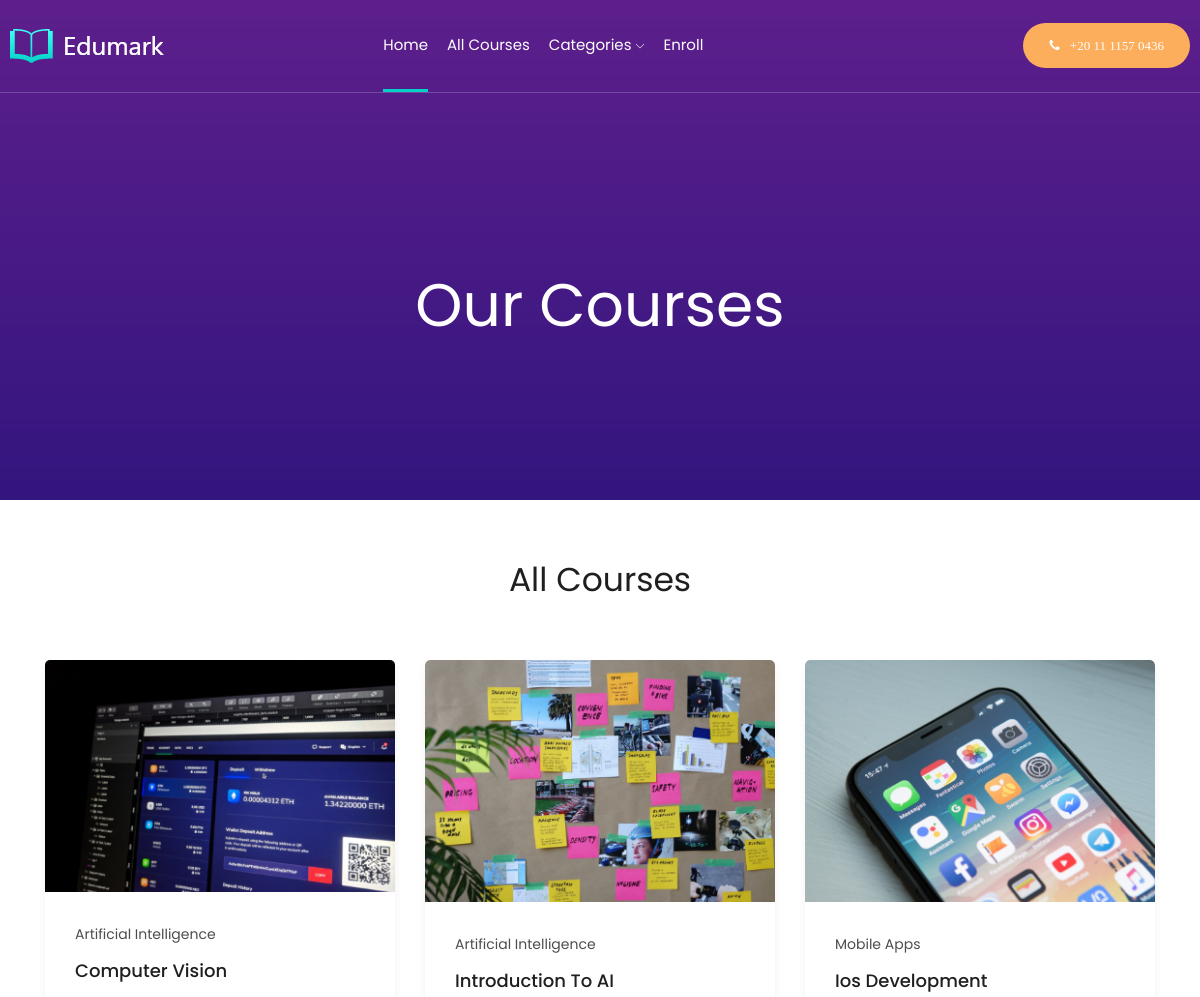
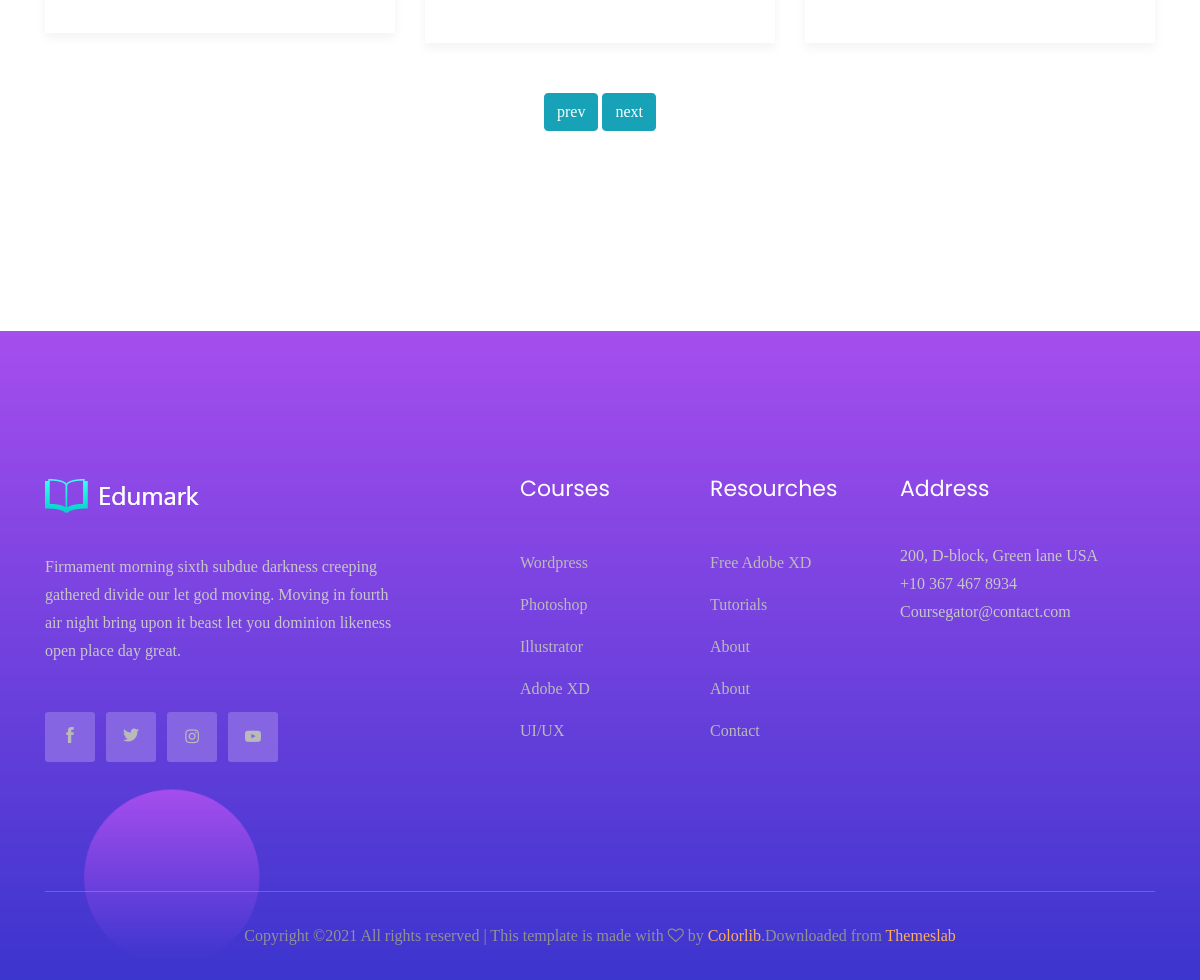
Page /all-courses.php on the committed database (2 pictures, top to bottom).
### tables this page shows
CREATE TABLE `courses`(
    `id` INT UNSIGNED NOT NULL AUTO_INCREMENT,
    `name` VARCHAR(255) NOT NULL,
    `desc` TEXT NOT NULL,
    `img` VARCHAR(50) NOT NULL,
    `cat_id` INT UNSIGNED NOT NULL,
    `created_at` DATETIME NOT NULL DEFAULT NOW(),
    PRIMARY KEY(id),
    FOREIGN KEY(cat_id) REFERENCES cats(id)
);

CREATE TABLE `cats`(
    `id` INT UNSIGNED NOT NULL AUTO_INCREMENT ,
    `name` VARCHAR(255),
    `created_at` DATETIME NOT NULL DEFAULT NOW(),
    PRIMARY KEY(id)
);

### global.php (called while the page is built, shortened)
<?php
require_once("functions.php");
$root = __DIR__;
$url = "http://localhost/coursegator/";
require_once("$root/classes/Request.php");
$request = new Request;
?>

### classes/Request.php (called while the page is built, shortened)
<?php
class Request
{
    public function getHas($key)
    {
        return isset($_GET[$key]);
    }
}

### functions.php (called while the page is built, shortened)
<?php
function selectOne($conn , $fields , $table , $others = null)
{
    $sql = "SELECT $fields FROM $table";
    $sql .= " LIMIT 1";
    $result = mysqli_query($conn, $sql);
    if (mysqli_num_rows($result) == 1) {
        $row = mysqli_fetch_assoc($result);
    } else {
        $row = [];
    }
    return $row;
}
function selectJoin($conn , $fields , $tables , $on , $others = null)
{
    $sql = "SELECT $fields FROM $tables ON $on";
    if ($others !== null)
    {
        $sql .= " $others";
    }
    $result = mysqli_query($conn, $sql);
    if (mysqli_num_rows($result) > 0) {
        $rows = mysqli_fetch_all($result , MYSQLI_ASSOC);
    } else {
        $rows = [];
    }
    return $rows;
}
?>

### all-courses.php (the view)
<?php include("global.php"); ?>
<?php include("$root/inc/header.php"); ?>
<?php
if($request->getHas('page'))
{
    $page = $request->get('page');
}
else
{
    $page = 1;
}
$num = 3;
$offset = $num * ($page - 1);
$row = selectOne($conn , "COUNT(id) AS coursesCount" , "courses");
$coursesCount = $row['coursesCount'];
$result = $coursesCount / $num;
$lastPage = ceil($result);
?>
<div class="bradcam_area breadcam_bg overlay2">
    <h3>Our Courses</h3>
</div>
<div class="popular_courses">
    <div class="container">
        <div class="row">
            <div class="col-xl-12">
                <div class="section_title text-center mb-100">
                    <h3>All Courses</h3>
                </div>
            </div>
        </div>
    </div>
    <div class="all_courses">
        <div class="container">
            <?php
        $courses = selectJoin($conn,
            "courses.id AS courseId, courses.name AS courseName, img, cats.name AS catName" ,
            "courses JOIN cats" ,
            "courses.cat_id = cats.id" ,
            "ORDER BY courses.id DESC LIMIT $num OFFSET $offset"
        );
    ?>
            <div class="tab-content" id="myTabContent">
                <div class="tab-pane fade show active" id="home" role="tabpanel" aria-labelledby="home-tab">
                    <div class="row">
                        <?php foreach ($courses as $course) {?>
                        <div class="col-xl-4 col-lg-4 col-md-6">
                            <div class="single_courses">
                                <div class="thumb">
                                    <a href="#">
                                        <img src="<?= $url; ?>uploads/courses/<?= $course['img']; ?>" alt="">
                                    </a>
                                </div>
                                <div class="courses_info">
                                    <span><?= $course ['catName']; ?></span>
                                    <h3><a href="#"><?= $course ['courseName']; ?></a></h3>
                                </div>
                            </div>
                        </div>
                        <?php } ?>
                    </div>
                    <div class="text-center">
                        <a <?php if($page ==1) { echo "style= 'pointer-events:none' "; } ?>class="btn btn-info"
                            href="<?= $url; ?>all-courses.php?page=<?= $page - 1; ?>">prev</a>
                        <a <?php if($page == $lastPage) { echo "style= 'pointer-events:none' "; } ?>class="btn btn-info"
                            href="<?= $url; ?>all-courses.php?page=<?= $page + 1; ?>">next</a>
                    </div>
                </div>
            </div>
        </div>
    </div>
</div>
<?php include("$root/inc/footer.php"); ?>

### rows in the picture
courses: img (picture), cat.name "Artificial Intelligence", name "Computer Vision"
courses: img (picture), cat.name "Artificial Intelligence", name "Introduction To AI"
courses: img (picture), cat.name "Mobile Apps", name "Ios Development"
